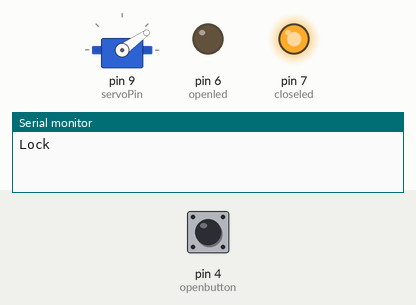
This sketch was run on a simulated Arduino Uno, built with avr-gcc and run on an emulated ATmega328P. Parts: servo, output pins drawn as LEDs (lit = HIGH), the last lines printed to the serial monitor. Inputs (shaded band) come from the test bench; at power-on: pin 4 (openbutton) LOW.

Above: at 1.2 s.
1.3 s: pin 4 (openbutton) pulled HIGH for 0.15 s
At 2.2 s:
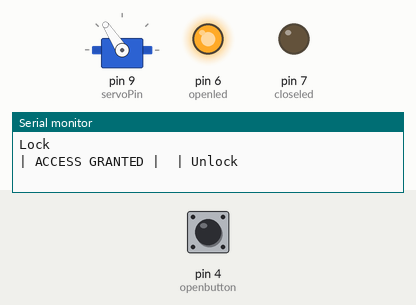
Timing chart, 0 to 17.8 s (numbered marks = the images above; inputs shaded):
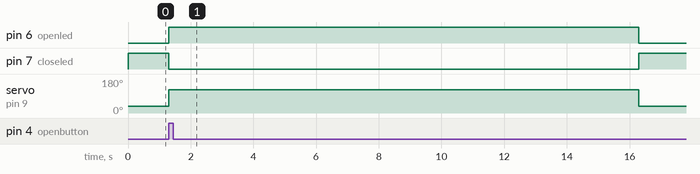

Measured:
- after the input at 1.3 s, pin 6 (openled): LOW → HIGH at once, → LOW 15.0 s later; pin 7 (closeled): HIGH → LOW at once, → HIGH 15.0 s later; servo on pin 9 (servoPin): 35° → 123° at once, → 35° 15.0 s later

The sketch:

RFID_2.ino
```cpp
/*****************************
     RFID-powered lockbox

  This sketch will move a servo when
  a trusted tag is read with the
  ID-12/ID-20 RFID module

  Pinout for SparkFun RFID USB Reader
  Arduino ----- RFID module
  5V            VCC
  GND           GND
  D2            TX

  Pinout for SparkFun RFID Breakout Board
  Arduino ----- RFID module
  5V            VCC
  GND           GND
  D2            D0

  Connect the servo's power, ground, and
  signal pins to VCC, GND,
  and Arduino D9

  If using the breakout, you can also
  put an LED & 330 ohm resistor between
  the RFID module's READ pin and GND for
  a "card successfully read" indication

  by acavis, 3/31/2015

  Inspired by & partially adapted from
  http://bildr.org/2011/02/rfid-arduino/

******************************/

#include <SoftwareSerial.h>
#include <Servo.h>

// Choose two pins for SoftwareSerial
SoftwareSerial rSerial(2, 3); // RX, TX

//button
//const int lockbutton = 5;
const int openbutton = 4;
int rbutton = 0;

String Status = "";
int a = 0;
int b = 0;


//String Status;

//led
const int openled = 6;
const int closeled = 7;

// Make a servo object
Servo myServo;

// Pick a PWM pin to put the servo on
const int servoPin = 9;

// For SparkFun's tags, we will receive 16 bytes on every
// tag read, but throw four away. The 13th space will always
// be 0, since proper strings in Arduino end with 0

// These constants hold the total tag length (tagLen) and
// the length of the part we want to keep (idLen),
// plus the total number of tags we want to check against (kTags)
const int tagLen = 16;
const int idLen = 13;
const int kTags = 6;

// Put your known tags here!
char knownTags[kTags][idLen] = {
  "111111111111",
  "444444444444",
  "555555555555",
  "7A005B0FF8D6",
  "7E00200389D4",
  "7E001FFCA63B"

};

// Empty array to hold a freshly scanned tag
char newTag[idLen];

void setup() {
  // Starts the hardware and software serial ports
  Serial.begin(9600);
  rSerial.begin(9600);

  // Attaches the servo to the pin
  myServo.attach(servoPin);

  // Put servo in locked position
  myServo.write(35);
  pinMode(openled, OUTPUT);
  pinMode(closeled, OUTPUT);
  pinMode(openbutton, INPUT);
}

void loop() {
  rbutton = digitalRead(openbutton);
  while (b == 0) {
    if (a == 1) {
      Status = "Unlock";
      digitalWrite(closeled, LOW);
      digitalWrite(openled, HIGH);

    } else if (a == 0) {
      Status = "Lock";
      digitalWrite(openled, LOW);
      digitalWrite(closeled, HIGH);
    }
    Serial.println(Status);
    b++;
  }

  if (rbutton == HIGH) {
    unLock();
  }
  else {

    // Counter for the newTag array
    int i = 0;
    // Variable to hold each byte read from the serial buffer
    int readByte;
    // Flag so we know when a tag is over
    boolean tag = false;

    // This makes sure the whole tag is in the serial buffer before
    // reading, the Arduino can read faster than the ID module can deliver!
    if (rSerial.available() == tagLen) {
      tag = true;
    }

    if (tag == true) {
      while (rSerial.available()) {
        // Take each byte out of the serial buffer, one at a time
        readByte = rSerial.read();

        /* This will skip the first byte (2, STX, start of text) and the last three,
          ASCII 13, CR/carriage return, ASCII 10, LF/linefeed, and ASCII 3, ETX/end of
          text, leaving only the unique part of the tag string. It puts the byte into
          the first space in the array, then steps ahead one spot */
        if (readByte != 2 && readByte != 13 && readByte != 10 && readByte != 3) {
          newTag[i] = readByte;
          i++;
        }

        // If we see ASCII 3, ETX, the tag is over
        if (readByte == 3) {
          tag = false;
        }

      }
    }


    // don't do anything if the newTag array is full of zeroes
    if (strlen(newTag) == 0) {

      return;
    }

    else {
      if (checkAccessNeil(newTag)) {

        unLock();
      }

      else {
        // This prints out unknown cards so you can add them to your knownTags as needed
        lock();

      }
    }

    // Once newTag has been checked, fill it with zeroes
    // to get ready for the next tag read
    for (int c = 0; c < idLen; c++) {
      newTag[c] = 0;
    }

  }

}

bool checkAccess(String id){
  while(Serial.available()){
    //Wipe the Serial buffer to make sure there is no old data available
    Serial.read();
  }
  //Send the tag to the serial interface surrounded by ;starttag; and ;endtag;
  Serial.print(";starttag;");
  Serial.print(id);
  Serial.println(";endtag;");
  Serial.flush(); //wait for all data to be sent

  while(!Serial.available()){
    //wait for a response
    delay(10);
  }
  String response;
  while(Serial.available()>0){
    //start reading the response, one character at a time
    char inchar = Serial.read();
    response += inchar;
    Serial.println(response); //print what we have read so far
    if(response == "OK"){
      //if we found 'OK' in the response, grant access
      Serial.println(response);
      return true;
    }
    if(response == "DENIED"){
      //if we found 'DENIED' in the response, deny access
      Serial.println(response);
      return false;
    }
  }
  //We got data in the serial interface but it was neither OK nor DENIED, which we are expecting. To be safe, deny access.
  Serial.println("Something went wrong");
  return false;
}

bool checkAccessNeil(int id) {
  int total = 0;

  for (int ct = 0; ct < kTags; ct++) {
    total += checkTag(id, knownTags[ct]);
  }

  // If newTag matched any of the tags
  // we checked against, total will be 1
  if (total > 0) {
    return true;
  }
  else {
      return false;
    }
    // Put the action of your choice here!

    // I'm going to rotate the servo to symbolize unlocking the lockbox
  }

  void lock() {
    while (rSerial.available() > 0) {
      rSerial.read();
    }
    Serial.print("| ACCESS DENIED  | ");
    Serial.print(newTag);
    Serial.print(" | ");
    myServo.write(35);
    Serial.println();
    a = 0;
    b = 0;
  }

  void unLock()
  {

    //Unlocks the door by turning the servo
    Serial.print("| ACCESS GRANTED | ");
    Serial.print(newTag);
    Serial.print(" | ");
    Status = "Unlock";
    Serial.println(Status);
    myServo.write(123);
    digitalWrite(closeled, LOW);
    digitalWrite(openled, HIGH);
    delay(15000);
    lock();

  }

  // This function steps through both newTag and one of the known
  // tags. If there is a mismatch anywhere in the tag, it will return 0,
  // but if every character in the tag is the same, it returns 1
  int checkTag(char nTag[], char oTag[]) {
    for (int i = 0; i < idLen; i++) {
      if (nTag[i] != oTag[i]) {
        return 0;
      }
    }
    return 1;
  }
```
